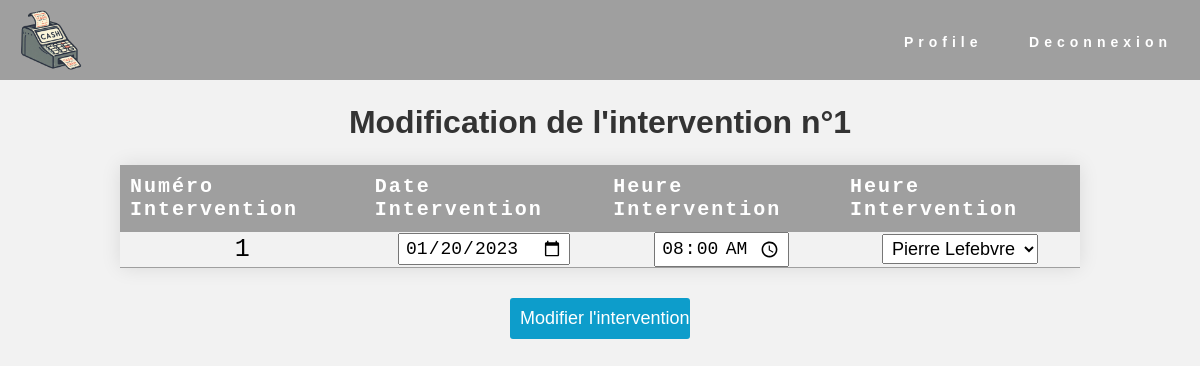
Before: /controleur/editIntervention.php?interventionId=1 with the older database file.
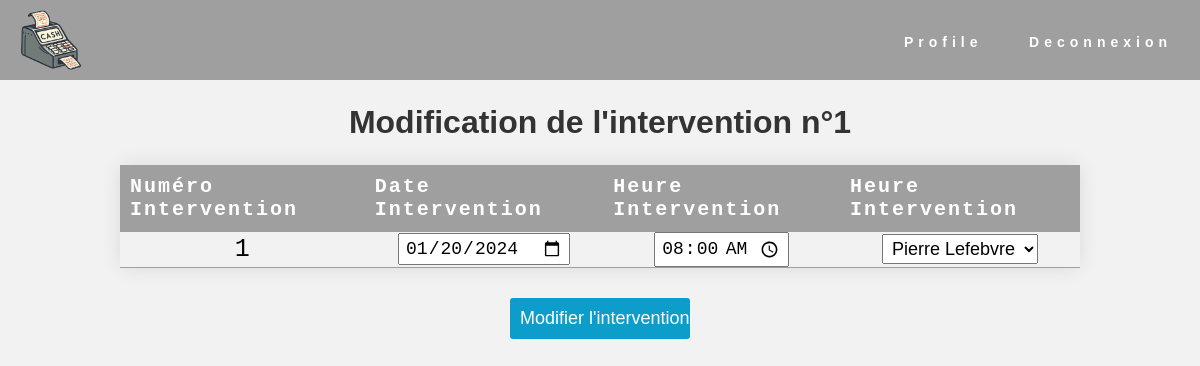
After: the same page with the newer database file.
### tables this page shows
CREATE TABLE `intervention` (
  `intervention_id` int(11) NOT NULL,
  `intervention_date` date DEFAULT NULL,
  `intervention_heure` time DEFAULT NULL,
  `client_num` int(11) NOT NULL,
  `employe_num_matricule` int(11) NOT NULL
);

### controleur/editIntervention.php (called while the page is built, shortened)
<?php
require_once "./modele/Intervention.php";
include_once "./modele/Technicien.php";
include "./vue/entete.html.php";
$Intervention = new Intervention();
$idIntervention = $_GET['interventionId'];
$intervention = $Intervention->getInterventionById($idIntervention);
$date = $intervention["intervention_date"];
$heure = $intervention["intervention_heure"];
$Technicien = new Technicien();
$techniciens = $Technicien->getAllTechniciens();
$techniciensDansMemeAgenceQueClient = $Technicien->getAllTechniciensInSameAgencyAsClient($intervention["agence_num"]);
include "./vue/vueEditIntervention.php";
include "./vue/pied.html.php";
?>

### modele/Intervention.php (called while the page is built, shortened)
<?php
class Intervention extends Bdd{
    function getInterventionById($idIntervention){
        $conn = $this->connexionPDO();
        $req = $conn->prepare(
            "SELECT *
            FROM intervention i
            INNER JOIN client c ON i.client_num = c.client_num
            INNER JOIN employe e ON i.employe_num_matricule = e.employe_num_matricule
            WHERE i.intervention_id = :idIntervention"
        );
        $req->bindValue(":idIntervention", $idIntervention, PDO::PARAM_INT);
        $req->execute();
        $intervention = $req->fetch();
        return $intervention;
    }
}
?>

### modele/Technicien.php (called while the page is built)
<?php
class Technicien extends Bdd{
    function getAllTechniciens(){
        $conn = $this->connexionPDO();
        $req = $conn->prepare(
        "SELECT * FROM technicien t
        INNER JOIN employe e ON t.employe_num_matricule = e.employe_num_matricule"
        );
        $req->execute();
        $techniciens = $req->fetchAll();
        return $techniciens;
    }
    function getAllTechniciensInSameAgencyAsClient($numAgenceOfClient){
        $conn = $this->connexionPDO();
        $req = $conn->prepare(
        "SELECT * FROM technicien t
        INNER JOIN employe e ON t.employe_num_matricule = e.employe_num_matricule
        WHERE t.agence_num = :numAgenceOfClient"
        );
        $req->bindValue(":numAgenceOfClient", $numAgenceOfClient, PDO::PARAM_INT);
        $req->execute();
        $techniciens = $req->fetchAll();
        return $techniciens;
    }
}
?>

### vue/vueEditIntervention.php (the view)
<main id="vue-editintervention-assistant">
    <h1>Modification de l'intervention n°<?= $intervention["intervention_id"] ?></h1>
    <form action="" method="POST">
        <table>
            <thead>
                <tr>
                    <th>Numéro Intervention</th>
                    <th>Date Intervention</th>
                    <th>Heure Intervention</th>
                    <th>Heure Intervention</th>
                </tr>
            </thead>
            <tbody>
                <tr>
                    <td><?= $intervention["intervention_id"] ?></td>
                    <td><input type="date" name="date" value="<?= $date ?>" class="date"></td>
                    <td><input type="time" name="heure" value="<?= $heure ?>" class="time"></td>
                    <td>
                        <select name="numTechnicien" id="techniciens">
                            <?php foreach ($techniciensDansMemeAgenceQueClient as $technicien): ?>
                                <option value="<?= $technicien["employe_num_matricule"]?> <?= $intervention["employe_num_matricule"] == $technicien["employe_num_matricule"] ? "selected" : "" ?>">
                                    <?= $technicien["employe_prenom"]?> <?= $technicien["employe_nom"]?>
                                </option>
                            <?php endforeach;?>
                        </select>
                    </td>
                </tr>
            </tbody>
        </table>
        <input type="submit" value="Modifier l'intervention" class="btn-valider-intervention">
    </form>
</main>

Changed rows visible on the page:
changed intervention id 1: date "01/20/2023" → "01/20/2024"
